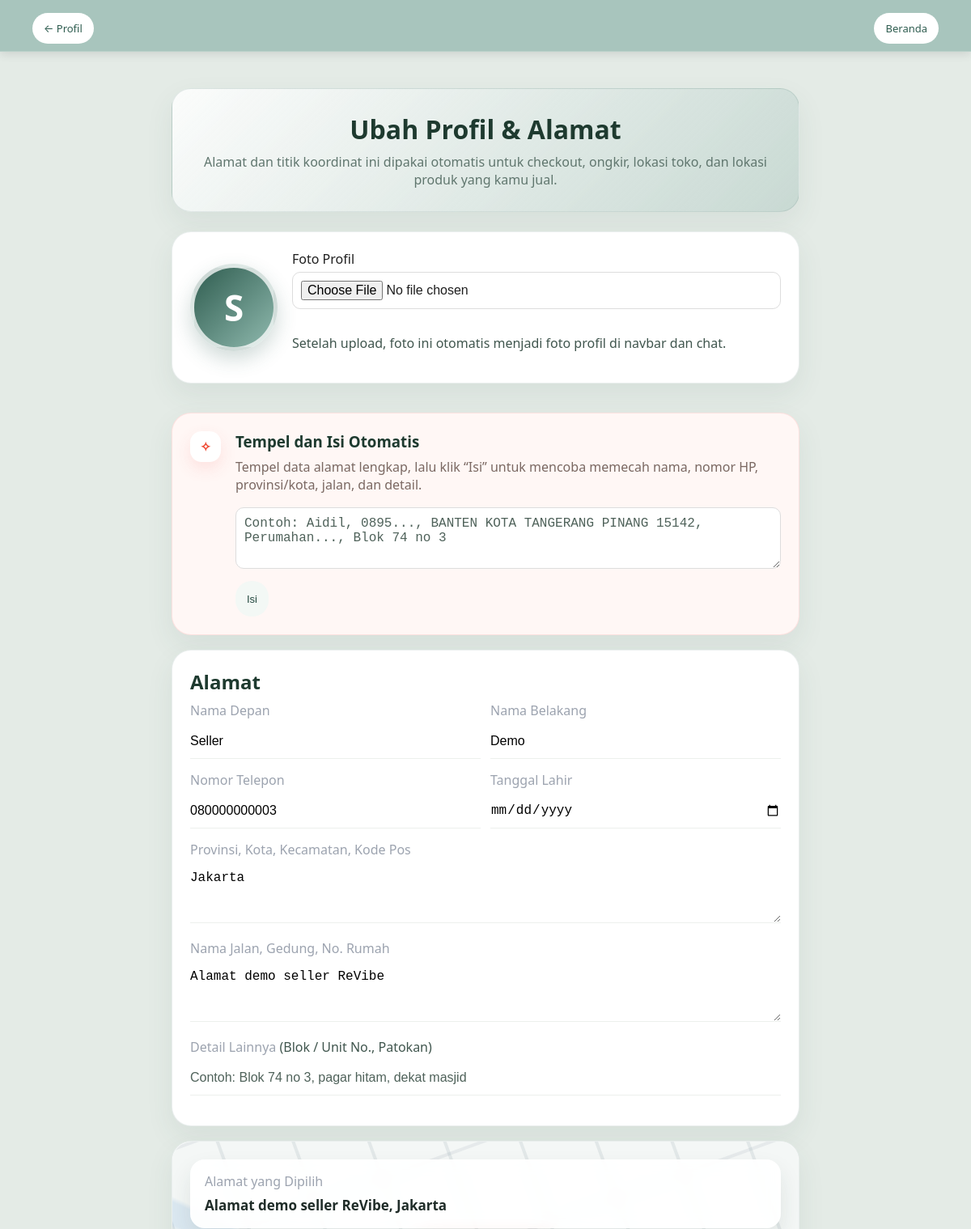
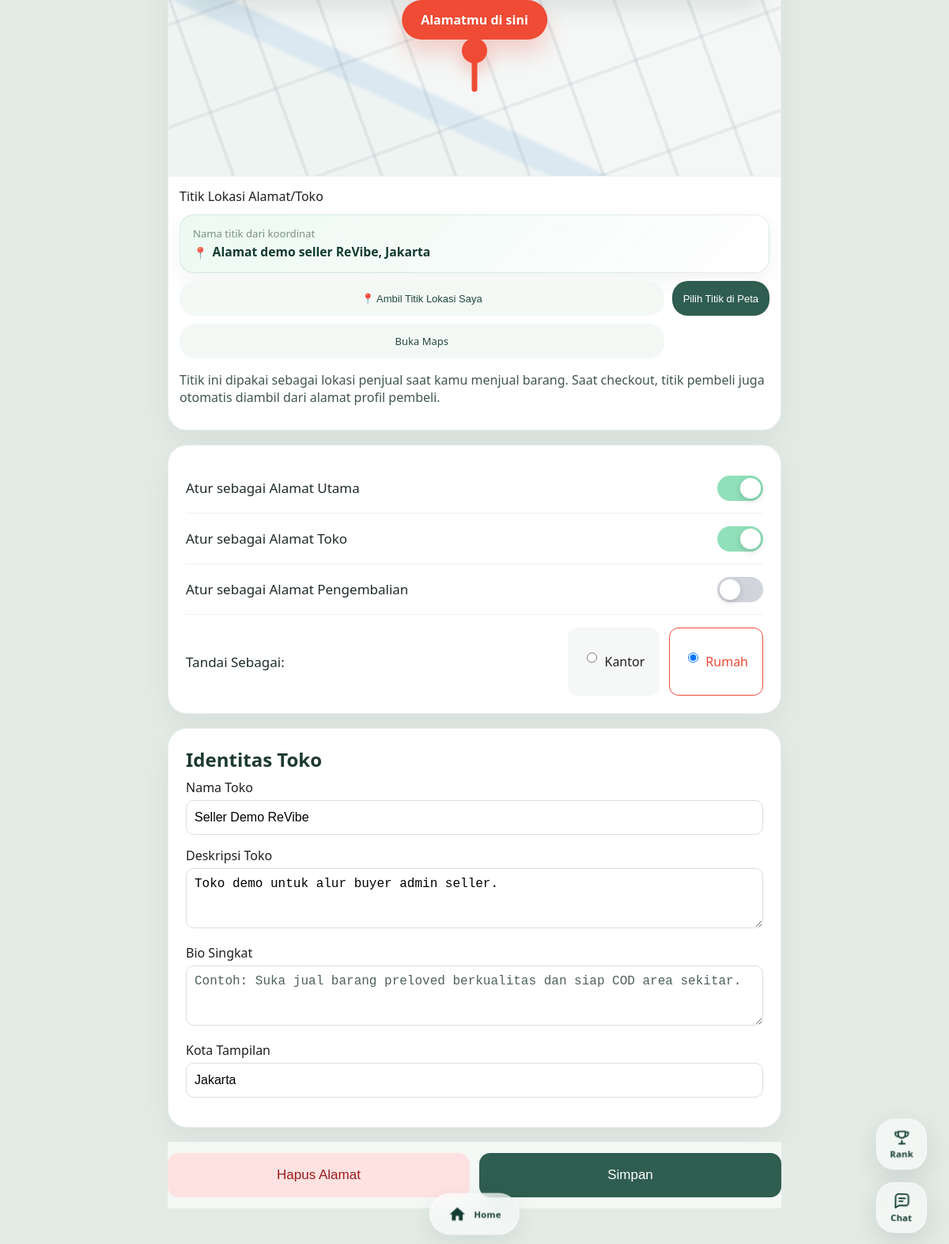
Screenshot of /pages/edit_profile.php (signed in) with the database file from the repository (2 pictures, top to bottom).
### tables this page shows
CREATE TABLE users (
  id INT NOT NULL AUTO_INCREMENT,
  first_name VARCHAR(100) NOT NULL,
  last_name VARCHAR(100) NOT NULL,
  email VARCHAR(150) NOT NULL,
  phone VARCHAR(30) DEFAULT NULL,
  birthdate DATE DEFAULT NULL,
  password VARCHAR(255) NOT NULL,
  address TEXT DEFAULT NULL,
  profile_photo VARCHAR(255) DEFAULT NULL,
  latitude DECIMAL(10,7) DEFAULT NULL,
  longitude DECIMAL(10,7) DEFAULT NULL,
  city VARCHAR(100) DEFAULT NULL,
  address_region TEXT DEFAULT NULL,
  street_address TEXT DEFAULT NULL,
  address_detail VARCHAR(255) DEFAULT NULL,
  address_label VARCHAR(50) DEFAULT 'Rumah',
  is_main_address TINYINT(1) DEFAULT 1,
  is_store_address TINYINT(1) DEFAULT 1,
  is_return_address TINYINT(1) DEFAULT 0,
  bio TEXT DEFAULT NULL,
  coins INT DEFAULT 0,
  role ENUM('user','admin') DEFAULT 'user',
  email_verified TINYINT(1) DEFAULT 1,
  phone_verified TINYINT(1) DEFAULT 1,
  email_verified_at DATETIME DEFAULT CURRENT_TIMESTAMP,
  phone_verified_at DATETIME DEFAULT CURRENT_TIMESTAMP,
  notify_email_enabled TINYINT(1) DEFAULT 0,
  notify_whatsapp_enabled TINYINT(1) DEFAULT 0,
  account_status VARCHAR(40) DEFAULT 'active',
  status ENUM('active','blocked') DEFAULT 'active',
  reset_token VARCHAR(255) DEFAULT NULL,
  reset_expires DATETIME DEFAULT NULL,
  last_login DATETIME DEFAULT NULL,
  login_attempts INT DEFAULT 0,
  created_at TIMESTAMP NOT NULL DEFAULT CURRENT_TIMESTAMP,
  updated_at TIMESTAMP NOT NULL DEFAULT CURRENT_TIMESTAMP ON UPDATE CURRENT_TIMESTAMP,
  PRIMARY KEY (id),
  UNIQUE KEY uniq_users_email (email)
);

CREATE TABLE sellers (
  id INT NOT NULL AUTO_INCREMENT,
  user_id INT NOT NULL,
  store_name VARCHAR(150) NOT NULL,
  store_description TEXT DEFAULT NULL,
  verification_status ENUM('pending','verified','rejected') DEFAULT 'verified',
  rating DECIMAL(3,2) DEFAULT 0.00,
  created_at TIMESTAMP NOT NULL DEFAULT CURRENT_TIMESTAMP,
  updated_at TIMESTAMP NOT NULL DEFAULT CURRENT_TIMESTAMP ON UPDATE CURRENT_TIMESTAMP,
  PRIMARY KEY (id),
  UNIQUE KEY uniq_sellers_user (user_id)
);

### pages/edit_profile.php (the view, shortened to what this page needs)
<?php
include '../config/db.php';
require_once '../config/functions.php';
$user_id=(int)$_SESSION['user_id'];
ensure_seller_profile($conn,$user_id);
$user=mysqli_fetch_assoc(mysqli_query($conn,"SELECT * FROM users WHERE id=$user_id LIMIT 1"));
$seller=db_table_exists($conn,'sellers')?mysqli_fetch_assoc(mysqli_query($conn,"SELECT * FROM sellers WHERE user_id=$user_id LIMIT 1")):null;
$fullAddress = revibe_user_full_address($user);
$addressLabel = revibe_address_label($user);
$lat = $user['latitude'] ?? '';
$lng = $user['longitude'] ?? '';
?>
<!DOCTYPE html><html lang="id"><head><link rel="stylesheet" href="../assets/css/style.css"><link rel="stylesheet" href="https://unpkg.com/leaflet@1.9.4/dist/leaflet.css"><link rel="stylesheet" href="../assets/css/loader.css?v=25">
</head><body>
<div class="navbar"><a href="profile.php" class="btn">← Profil</a><a href="../index.php" class="btn">Beranda</a></div>
<div class="page-shell narrow address-page-shell"><div class="page-header address-title"><h1>Ubah Profil & Alamat</h1><p>Alamat dan titik koordinat ini dipakai otomatis untuk checkout, ongkir, lokasi toko, dan lokasi produk yang kamu jual.</p></div>
<form method="POST" enctype="multipart/form-data" class="form-card profile-edit-card address-edit-screen"><?= csrf_field() ?>
    <div class="profile-photo-edit">
        <div class="profile-photo-preview">
            <?php if(!empty($user['profile_photo'])): ?>
                <img src="<?= e(revibe_public_file_url($user['profile_photo'], 'profile')) ?>" alt="Foto Profil">
            <?php else: ?>
                <div class="avatar-letter huge"><?= e(strtoupper(substr($user['first_name'] ?? 'R',0,1))) ?></div>
            <?php endif; ?>
        </div>
        <div>
            <label>Foto Profil</label>
            <input type="file" name="profile_photo" accept="image/jpeg,image/png,image/webp">
            <p class="muted">Setelah upload, foto ini otomatis menjadi foto profil di navbar dan chat.</p>
        </div>
    </div>
    <div class="autofill-card">
        <div class="autofill-icon">✧</div>
        <div class="autofill-body">
            <h3>Tempel dan Isi Otomatis</h3>
            <p>Tempel data alamat lengkap, lalu klik “Isi” untuk mencoba memecah nama, nomor HP, provinsi/kota, jalan, dan detail.</p>
            <textarea id="pasteAddress" rows="3" placeholder="Contoh: Aidil, 0895..., BANTEN KOTA TANGERANG PINANG 15142, Perumahan..., Blok 74 no 3"></textarea>
            <button class="btn secondary" type="button" id="autofillBtn">Isi</button>
        </div>
    </div>
    <section class="address-fields-card" id="alamat">
        <h2>Alamat</h2>
        <div class="form-two"><div><label>Nama Depan</label><input id="firstName" name="first_name" value="<?= e($user['first_name']??'') ?>" required></div><div><label>Nama Belakang</label><input id="lastName" name="last_name" value="<?= e($user['last_name']??'') ?>" required></div></div>
        <div class="form-two"><div><label>Nomor Telepon</label><input id="phoneInput" name="phone" value="<?= e($user['phone']??'') ?>" placeholder="(+62) 895-xxxx-xxxx"></div><div><label>Tanggal Lahir</label><input type="date" name="birthdate" value="<?= e($user['birthdate']??'') ?>"></div></div>
        <label>Provinsi, Kota, Kecamatan, Kode Pos</label>
        <textarea id="regionInput" name="address_region" rows="3" placeholder="Contoh: BANTEN, KOTA TANGERANG, PINANG (PENANG), 15142"><?= e($user['address_region'] ?? ($user['city'] ?? '')) ?></textarea>
        <label>Nama Jalan, Gedung, No. Rumah</label>
        <textarea id="streetInput" name="street_address" rows="3" placeholder="Contoh: Perumahan Banjar Wijaya Cluster Krisan Blok.74.no.3"><?= e($user['street_address'] ?? ($user['address'] ?? '')) ?></textarea>
        <label>Detail Lainnya <span class="muted">(Blok / Unit No., Patokan)</span></label>
        <input id="detailInput" name="address_detail" value="<?= e($user['address_detail']??'') ?>" placeholder="Contoh: Blok 74 no 3, pagar hitam, dekat masjid">
    </section>
    <section class="address-map-card">
        <div class="map-preview" id="mapPreview">
            <div class="map-address-card"><span>Alamat yang Dipilih</span><strong id="selectedAddressText"><?= e($fullAddress ?: 'Alamat belum lengkap') ?></strong></div>
            <div class="map-bubble">Alamatmu di sini</div>
            <div class="map-pin"></div>
        </div>
        <div class="coordinate-card profile-coordinate-card">
            <label>Titik Lokasi Alamat/Toko</label>
            <div class="coordinate-name-preview">
                <span>Nama titik dari koordinat</span>
                <strong id="profileCoordName" class="revibe-coord-name" data-lat="<?= e($lat) ?>" data-lng="<?= e($lng) ?>" data-fallback="<?= e($fullAddress ?: 'Titik lokasi belum dipilih') ?>"><?= e($fullAddress ?: 'Titik lokasi belum dipilih') ?></strong>
            </div>
            <div class="address-map-actions">
                <button class="btn secondary" type="button" id="profileUseLocation">📍 Ambil Titik Lokasi Saya</button>
                <button class="btn primary" type="button" id="openCoordinatePicker">Pilih Titik di Peta</button>
                <a class="btn secondary" id="openMapLink" href="https://maps.google.com/?q=<?= e(($lat ?: '0').','.($lng ?: '0')) ?>" target="_blank">Buka Maps</a>
            </div>
            <p class="muted">Titik ini dipakai sebagai lokasi penjual saat kamu menjual barang. Saat checkout, titik pembeli juga otomatis diambil dari alamat profil pembeli.</p>
        </div>
    </section>
    <section class="address-switch-card">
        <label class="switch-row"><span>Atur sebagai Alamat Utama</span><input type="checkbox" name="is_main_address" <?= !empty($user['is_main_address']) ? 'checked' : 'checked' ?>><i></i></label>
        <label class="switch-row"><span>Atur sebagai Alamat Toko</span><input type="checkbox" name="is_store_address" <?= !empty($user['is_store_address']) ? 'checked' : 'checked' ?>><i></i></label>
        <label class="switch-row"><span>Atur sebagai Alamat Pengembalian</span><input type="checkbox" name="is_return_address" <?= !empty($user['is_return_address']) ? 'checked' : '' ?>><i></i></label>
        <div class="address-label-row"><span>Tandai Sebagai:</span><label><input type="radio" name="address_label" value="Kantor" <?= ($addressLabel==='Kantor')?'checked':'' ?>> Kantor</label><label><input type="radio" name="address_label" value="Rumah" <?= ($addressLabel!=='Kantor')?'checked':'' ?>> Rumah</label></div>
    </section>
    <section class="store-profile-card">
        <h2>Identitas Toko</h2>
        <label>Nama Toko</label><input name="store_name" value="<?= e($seller['store_name']??(($user['first_name']??'ReVibe').' Store')) ?>" placeholder="Nama toko kamu">
        <label>Deskripsi Toko</label><textarea name="store_description" rows="3" placeholder="Ceritakan jenis barang yang biasa kamu jual."><?= e($seller['store_description']??'') ?></textarea>
        <label>Bio Singkat</label><textarea name="bio" rows="3" placeholder="Contoh: Suka jual barang preloved berkualitas dan siap COD area sekitar."><?= e($user['bio']??'') ?></textarea>
        <label>Kota Tampilan</label><input name="city" value="<?= e($user['city']??'') ?>" placeholder="Contoh: Tangerang / Palembang">
    </section>
    <div class="address-bottom-actions"><button class="btn danger" type="button" id="clearAddressBtn">Hapus Alamat</button><button class="btn primary" type="submit">Simpan</button></div>
</form></div>
</body></html>

### rows the page displays
users: first_name "S", first_name "Seller", last_name "Demo", phone "080000000003", address_region "Jakarta", street_address "Alamat demo seller ReVibe", address_label "☐ Kantor", address_label "☑ Rumah", city "Jakarta"
sellers: store_name "Seller Demo ReVibe", store_description "Toko demo untuk alur buyer admin seller."
